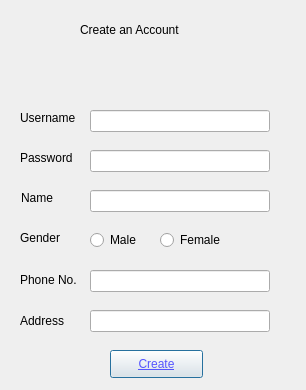
<?xml version="1.0" encoding="UTF-8"?>
<ui version="4.0">
 <class>CreateAccount</class>
 <widget class="QDialog" name="CreateAccount">
  <property name="geometry">
   <rect>
    <x>0</x>
    <y>0</y>
    <width>306</width>
    <height>390</height>
   </rect>
  </property>
  <property name="windowTitle">
   <string>Dialog</string>
  </property>
  <widget class="QLabel" name="label">
   <property name="geometry">
    <rect>
     <x>80</x>
     <y>20</y>
     <width>151</width>
     <height>20</height>
    </rect>
   </property>
   <property name="styleSheet">
    <string notr="true">font: 10pt &quot;Microsoft Sans Serif&quot;;</string>
   </property>
   <property name="text">
    <string>Create an Account</string>
   </property>
  </widget>
  <widget class="QLabel" name="label_2">
   <property name="geometry">
    <rect>
     <x>21</x>
     <y>190</y>
     <width>55</width>
     <height>16</height>
    </rect>
   </property>
   <property name="text">
    <string>Name</string>
   </property>
  </widget>
  <widget class="QLabel" name="label_3">
   <property name="geometry">
    <rect>
     <x>20</x>
     <y>230</y>
     <width>55</width>
     <height>16</height>
    </rect>
   </property>
   <property name="text">
    <string>Gender</string>
   </property>
  </widget>
  <widget class="QLabel" name="label_4">
   <property name="geometry">
    <rect>
     <x>20</x>
     <y>272</y>
     <width>91</width>
     <height>16</height>
    </rect>
   </property>
   <property name="text">
    <string>Phone No.</string>
   </property>
  </widget>
  <widget class="QLabel" name="label_5">
   <property name="geometry">
    <rect>
     <x>20</x>
     <y>313</y>
     <width>55</width>
     <height>16</height>
    </rect>
   </property>
   <property name="text">
    <string>Address</string>
   </property>
  </widget>
  <widget class="QLineEdit" name="line_name">
   <property name="geometry">
    <rect>
     <x>90</x>
     <y>190</y>
     <width>180</width>
     <height>22</height>
    </rect>
   </property>
  </widget>
  <widget class="QRadioButton" name="radioButton_M">
   <property name="geometry">
    <rect>
     <x>90</x>
     <y>230</y>
     <width>95</width>
     <height>20</height>
    </rect>
   </property>
   <property name="text">
    <string>Male</string>
   </property>
  </widget>
  <widget class="QRadioButton" name="radioButton_F">
   <property name="geometry">
    <rect>
     <x>160</x>
     <y>230</y>
     <width>95</width>
     <height>20</height>
    </rect>
   </property>
   <property name="text">
    <string>Female</string>
   </property>
  </widget>
  <widget class="QLineEdit" name="line_phone">
   <property name="geometry">
    <rect>
     <x>90</x>
     <y>270</y>
     <width>180</width>
     <height>22</height>
    </rect>
   </property>
  </widget>
  <widget class="QLineEdit" name="line_address">
   <property name="geometry">
    <rect>
     <x>90</x>
     <y>310</y>
     <width>180</width>
     <height>22</height>
    </rect>
   </property>
  </widget>
  <widget class="QLabel" name="label_6">
   <property name="geometry">
    <rect>
     <x>20</x>
     <y>110</y>
     <width>61</width>
     <height>16</height>
    </rect>
   </property>
   <property name="text">
    <string>Username</string>
   </property>
  </widget>
  <widget class="QLineEdit" name="line_username">
   <property name="geometry">
    <rect>
     <x>90</x>
     <y>110</y>
     <width>180</width>
     <height>22</height>
    </rect>
   </property>
  </widget>
  <widget class="QLabel" name="label_7">
   <property name="geometry">
    <rect>
     <x>20</x>
     <y>150</y>
     <width>55</width>
     <height>16</height>
    </rect>
   </property>
   <property name="text">
    <string>Password</string>
   </property>
  </widget>
  <widget class="QLineEdit" name="line_password">
   <property name="geometry">
    <rect>
     <x>90</x>
     <y>150</y>
     <width>180</width>
     <height>22</height>
    </rect>
   </property>
  </widget>
  <widget class="QPushButton" name="pushButton_create">
   <property name="geometry">
    <rect>
     <x>110</x>
     <y>350</y>
     <width>93</width>
     <height>28</height>
    </rect>
   </property>
   <property name="styleSheet">
    <string notr="true">
font: 8pt &quot;MS Shell Dlg 2&quot;;
text-decoration: underline;
color: rgb(85, 85, 255);</string>
   </property>
   <property name="text">
    <string>Create</string>
   </property>
  </widget>
  <widget class="QLabel" name="label_status">
   <property name="geometry">
    <rect>
     <x>20</x>
     <y>70</y>
     <width>55</width>
     <height>16</height>
    </rect>
   </property>
   <property name="text">
    <string>&lt;html&gt;&lt;head/&gt;&lt;body&gt;&lt;p&gt;&lt;br/&gt;&lt;/p&gt;&lt;/body&gt;&lt;/html&gt;</string>
   </property>
  </widget>
 </widget>
 <resources/>
 <connections/>
</ui>
